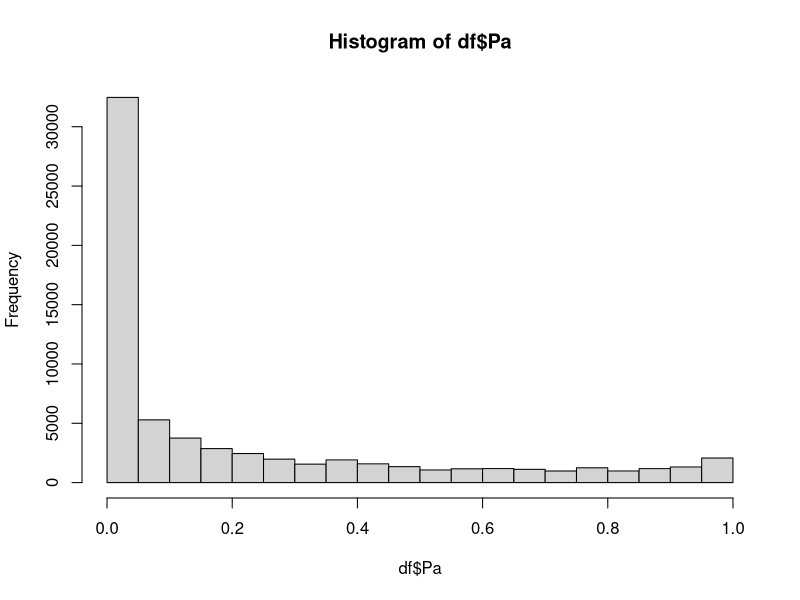
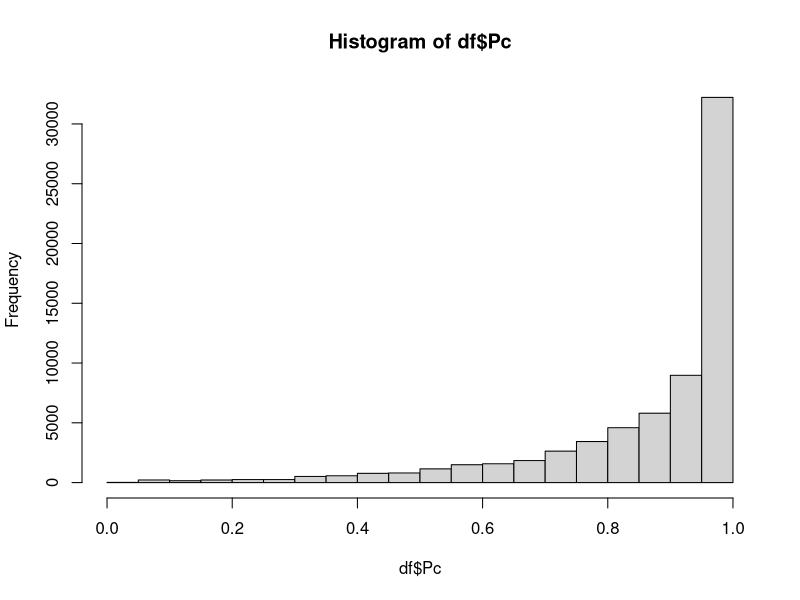

Here is the R script that generated these plots, in order: (Note: a time limit stopped this script after it produced the figures.)
## ---- chunk 1
knitr::opts_chunk$set(echo = TRUE)
## ---- chunk 2
library(dplyr)
## ---- chunk 3
N  = 450*5
T = 30
names_df <- c("id","month","NK1", "NK2to5", "kid1age", "kid2age", "YA", "edu", "LA",
              "Y", "logB", "Q","Pa", "Pc", "S", "pastD", "D")
K  = length(names_df)
df <- as.data.frame(matrix(NA,nrow = N*T,K))
names(df) <- names_df

# Set id and month
df$id <- rep(1:N,each = T)
df$month <- rep(1:T)

# Set edu and LA
df$edu <- rep(c(1,2,3),each = T)
df$LA <- rep(c(10,15,20),each = 3*T)

# Set number of kids each period
# There are five possible initial age of kidage 1: 3,6,9,12,15
# Half of the households have a newborn at the TT+1 month
# Each household has at most two kids
kid1age_initial <- rep(c(3,6,9,12,15),each = 3*3)
kid1age <- unlist(lapply(kid1age_initial, function(age) age + (0:(T-1))))
df$kid1age <- kid1age

TT = 12 # A second child is born in TT+1 month
kid2age <- c(rep(NA,T),rep(NA,TT),seq(1:(T-TT)))
df$kid2age <- kid2age



## ---- chunk 4
set.seed(1234) # set seed to ensure replicability

# Generate NK1 and NK25
df$NK1 <- (df$kid1age < 13) + ifelse(df$kid2age %in% seq(1,12),1,0)
df$NK2to5 <- (df$kid1age >= 13) + ifelse(df$kid2age %in% seq(13,48),1,0)

# Generate YA
df$YA <- pmin(df$kid1age, df$kid2age, na.rm = TRUE)

# Generate Y
df$Y <- ifelse(df$YA %in% c(1,13,25,37),1,0)


# Generate benefit 
df <- df %>%
  mutate(logB = case_when(
    NK1 == 0 & NK2to5 == 1 ~ 4.709530,
    NK1 == 1 & NK2to5 == 0 ~ 5.017260,
    NK1 == 0 & NK2to5 == 2 ~ 4.809471,
    NK1 == 1 & NK2to5 == 1 ~ 5.091703,
  ))


df$Q <- rep(rnorm(N),each = T) 
## ---- chunk 5

# Set the parameters
sigma1 <- exp(0.495)
sigma2 <- exp(-0.081)



for (i in 1:N){ # loop through all households
  di <- rep(NA,T)
  Si <- rep(NA,T)
  Pai <- rep(NA,T)
  Pci <- rep(NA,T)
  pastd <- rep(NA,T)
  
  X <- df[df$id==i,]
  
  d0 = 0 # initial condition 0
  
  # Simulate decisions sequentially
  for (t in 1:T){
    pastd[t] <- d0 # record last period decision
    
    Pai[t] <- pnorm(-3.945 + 
                   0.610*X$logB[t] 
                 - 0.755 * ifelse(X$YA[t] > 12,1,0)
                 - 0.001 * X$LA[t]
                 - 0.027 * X$edu[t] * ifelse(X$YA[t] > 12,1,0)
                 + sigma1 * X$Q[t]
                 ) # record attention probability
    
    Si[t] <- max(1-d0, d0*X$Y[t])
      
    Pci[t] <- pnorm(0.908 + 
                   0.218*X$logB[t] 
                 - 0.504 * ifelse(X$YA[t] > 12,1,0)
                 - 0.360 * Si[t]
                 + 0.010 * Si[t] * X$LA[t]
                 + 0.063 * X$edu[t] * ifelse(X$YA[t] > 12,1,0)
                 + sigma2 * X$Q[t]
                 ) # record choice probability
    
    di[t] <- rbinom(1,1,Pai[t]^(1-d0)) * rbinom(1,1,Pci[t])

    d0 <- di[t] # update the "initial condition"
  }
  
  # fill in the data for df
  df$pastD[df$id==i] <- pastd
  df$D[df$id==i] <- di
  df$Pa[df$id==i] <- Pai
  df$Pc[df$id==i] <- Pci
  df$S[df$id==i] <- Si
}

sum(df$D)/dim(df)[1]

## ---- chunk 6
hist(df$Pa,breaks = seq(0,1,0.05))
hist(df$Pc,breaks = seq(0,1,0.05))

mean(df$logB[df$D == 1])
mean(df$NK1[df$D == 1])
mean(df$YA[df$D == 1])
mean(df$edu[df$D == 1])
mean(df$LA[df$D == 1])
mean(df$Q[df$D == 1])

Q_NI <- df$Q[df$D == 1]

Q_NI0 <- df$Q[df$D == 0]
## ---- chunk 7
#set.seed(1234) # set seed to ensure replicability
#df$Q <- rep(rnorm(N),each = T) 
# Set the parameters
sigma1 <- exp(0.495)
sigma2 <- exp(-0.081)


for (i in 1:N){ # loop through all households
  di <- rep(NA,T)
  Si <- rep(NA,T)
  Pai <- rep(NA,T)
  Pci <- rep(NA,T)
  pastd <- rep(NA,T)
  
  X <- df[df$id==i,]
  
  d0 = 0 # initial condition 0
  
  # Simulate decisions sequentially
  for (t in 1:T){
    pastd[t] <- d0 # record last period decision
    
    Pai[t] <- pnorm(-3.945 + 
                   0.610*X$logB[t] 
                 - 0.755 * ifelse(X$YA[t] > 12,1,0)
                 - 0.001 * X$LA[t]
                 - 0.027 * X$edu[t] * ifelse(X$YA[t] > 12,1,0)
                 + sigma1 * X$Q[t]
                 ) # record attention probability
    
    Si[t] <- max(1-d0, d0*X$Y[t])
      
    Pci[t] <- pnorm(0.908 + 
                   0.218*X$logB[t] 
                 - 0.504 * ifelse(X$YA[t] > 12,1,0)
                 - 0.360 * Si[t]
                 + 0.010 * Si[t] * X$LA[t]
                 + 0.063 * X$edu[t] * ifelse(X$YA[t] > 12,1,0)
                 + sigma2 * X$Q[t]
                 ) # record choice probability
    
    di[t] <- rbinom(1,1,1) * rbinom(1,1,Pci[t])

    d0 <- di[t] # update the "initial condition"
  }
  
  # fill in the data for df
  df$pastD[df$id==i] <- pastd
  df$D[df$id==i] <- di
  df$Pa[df$id==i] <- Pai
  df$Pc[df$id==i] <- Pci
  df$S[df$id==i] <- Si
}

sum(df$D)/dim(df)[1]
## ---- chunk 8
mean(df$logB[df$D == 1])
mean(df$NK1[df$D == 1])
mean(df$YA[df$D == 1])
mean(df$edu[df$D == 1])
mean(df$LA[df$D == 1])
mean(df$Q[df$D == 1])
## ---- chunk 9
#set.seed(1234) # set seed to ensure replicability
# Set random effect Q
#df$Q <- rep(rnorm(N),each = T) 

# Set the parameters
sigma1 <- exp(0.495)
sigma2 <- exp(-0.081)


for (i in 1:N){ # loop through all households
  di <- rep(NA,T)
  Si <- rep(NA,T)
  Pai <- rep(NA,T)
  Pci <- rep(NA,T)
  pastd <- rep(NA,T)
  
  X <- df[df$id==i,]
  
  d0 = 0 # initial condition 0
  
  # Simulate decisions sequentially
  for (t in 1:T){
    pastd[t] <- d0 # record last period decision
    
    Pai[t] <- pnorm(-3.945 + 
                   0.610 * X$logB[t] 
                 - 0.755 * ifelse(X$YA[t] > 12,1,0)
                 - 0.001 * X$LA[t]
                 - 0.027 * X$edu[t] * ifelse(X$YA[t] > 12,1,0)
                 + sigma1 * X$Q[t]
                 ) # record attention probability
    
    Si[t] <- max(1-d0, d0*X$Y[t])
      
    Pci[t] <- pnorm(0.908 + 
                   0.218 * X$logB[t] 
                 - 0.504 * ifelse(X$YA[t] > 12,1,0)
                 - 0.360 * Si[t]
                 + 0.010 * Si[t] * X$LA[t]
                 + 0.063 * X$edu[t] * ifelse(X$YA[t] > 12,1,0)
                 + sigma2 * X$Q[t]
                 ) # record choice probability
    
    di[t] <- rbinom(1,1,Pai[t]^(1-d0)) * rbinom(1,1,1)

    d0 <- di[t] # update the "initial condition"
  }
  
  # fill in the data for df
  df$pastD[df$id==i] <- pastd
  df$D[df$id==i] <- di
  df$Pa[df$id==i] <- Pai
  df$Pc[df$id==i] <- Pci
  df$S[df$id==i] <- Si
}

sum(df$D)/dim(df)[1]

## ---- chunk 10
#set.seed(1234) # set seed to ensure replicability
# Set random effect Q
#df$Q <- rep(c(-0.5,-0.4,-0.3,-0.2,-0.1),each = 3*3*10*T) # Let's help those with low thriftiness
#df$Q <- rep(rnorm(N),each = T) 
# Set the parameters
sigma1 <- exp(0.495)
sigma2 <- exp(-0.081)


for (i in 1:N){ # loop through all households
  di <- rep(NA,T)
  Si <- rep(NA,T)
  Pai <- rep(NA,T)
  Pci <- rep(NA,T)
  pastd <- rep(NA,T)
  
  X <- df[df$id==i,]
  
  d0 = 0 # initial condition 0
  
  # Simulate decisions sequentially
  for (t in 1:T){
    pastd[t] <- d0 # record last period decision
    
    Pai[t] <- pnorm(-3.945 + 
                   0.610 * X$logB[t] 
                 - 0.755 * ifelse(X$YA[t] > 12,1,0)
                 - 0.001 * X$LA[t]
                 - 0.027 * X$edu[t] * ifelse(X$YA[t] > 12,1,0)
                 + sigma1 * X$Q[t]
                 ) # record attention probability
    
    Si[t] <- max(1-d0, d0*X$Y[t])
      
    Pci[t] <- pnorm(0.908 + 
                   0.218 * X$logB[t] 
                 - 0.504 * ifelse(X$YA[t] > 12,1,0)
                 - 0.360 * Si[t]
                 + 0.010 * Si[t] * X$LA[t]
                 + 0.063 * X$edu[t] * ifelse(X$YA[t] > 12,1,0)
                 + sigma2 * X$Q[t]
                 ) # record choice probability
    
    
  # attention raising policy intervention
    if (t >= 2){ # The intervention will only be triggered when a household exits WIC
      if (X$pastD[t-1] == 1 & X$pastD[t] == 0){
        # print(c(i,t,Pai[t]))
        Pai[t] <- min(Pai[t] + 0.3,1) # attention raise by 30%
        di[t] <- rbinom(1,1,Pai[t]) * rbinom(1,1,Pci[t]) 
        #print(c(i,t,Pai[t]))
      } else {
        di[t] <- rbinom(1,1,Pai[t]^(1-d0)) * rbinom(1,1,Pci[t])
      }
    } else {
      di[t] <- rbinom(1,1,Pai[t]^(1-d0)) * rbinom(1,1,Pci[t])
    }
    
    d0 <- di[t] # update the "initial condition"
    
  } 
  
  # fill in the data for df
  df$pastD[df$id==i] <- pastd
  df$D[df$id==i] <- di
  df$Pa[df$id==i] <- Pai
  df$Pc[df$id==i] <- Pci
  df$S[df$id==i] <- Si
}

sum(df$D)/dim(df)[1]
## ---- chunk 11
hist(df$Pa,breaks = seq(0,1,0.05))
hist(df$Pc,breaks = seq(0,1,0.05))

mean(df$logB[df$D == 1])
mean(df$NK1[df$D == 1])
mean(df$YA[df$D == 1])
mean(df$edu[df$D == 1])
mean(df$LA[df$D == 1])
mean(df$Q[df$D == 1])

Q_AR <- df$Q[df$D == 1]
## ---- chunk 12
#set.seed(1234) # set seed to ensure replicability
# Set random effect Q
#df$Q <- rep(c(-0.5,-0.4,-0.3,-0.2,-0.1),each = 3*3*10*T) # Let's help those with low thriftiness
#df$Q <- rep(rnorm(N),each = T) 

# Set the parameters
sigma1 <- exp(0.495)
sigma2 <- exp(-0.081)


for (i in 1:N){ # loop through all households
  set.seed(1234) # set seed to ensure replicability
  di <- rep(NA,T)
  Si <- rep(NA,T)
  Pai <- rep(NA,T)
  Pci <- rep(NA,T)
  pastd <- rep(NA,T)
  
  X <- df[df$id==i,]
  
  d0 = 0 # initial condition 0
  
  # Simulate decisions sequentially
  for (t in 1:T){
    pastd[t] <- d0 # record last period decision
    
    Pai[t] <- pnorm(-3.945 + 
                   0.610 * X$logB[t] 
                 - 0.755 * ifelse(X$YA[t] > 12,1,0)
                 - 0.001 * X$LA[t]
                 - 0.027 * X$edu[t] * ifelse(X$YA[t] > 12,1,0)
                 + sigma1 * X$Q[t]
                 ) # record attention probability
    
    Si[t] <- max(1-d0, d0*X$Y[t])
      
    Pci[t] <- pnorm(0.908 + 
                   0.218 * X$logB[t] 
                 - 0.504 * ifelse(X$YA[t] > 12,1,0)
                 - 0.360 * Si[t]
                 + 0.010 * Si[t] * X$LA[t]
                 + 0.063 * X$edu[t] * ifelse(X$YA[t] > 12,1,0)
                 + sigma2 * X$Q[t]
                 ) # record choice probability
    
    
  # choice inducing policy intervention
    if (X$pastD[t] == 1 & X$YA[t] >= 1 & X$YA[t] <= 30){ 
      # The intervention will only be triggered when the household is in the program AND
      # YA is between the 1 to 30 month
      Pci[t] <- min(Pci[t] + 0.01,1) # choice raise by 3%
      di[t] <- rbinom(1,1,Pai[t]^(1-d0)) * rbinom(1,1,Pci[t])
      # print(c(i,t))
    } else {
      di[t] <- rbinom(1,1,Pai[t]^(1-d0)) * rbinom(1,1,Pci[t])
    }
    
    d0 <- di[t] # update the "initial condition"
  } 
  
  # fill in the data for df
  df$pastD[df$id==i] <- pastd
  df$D[df$id==i] <- di
  df$Pa[df$id==i] <- Pai
  df$Pc[df$id==i] <- Pci
  df$S[df$id==i] <- Si
}

sum(df$D)/dim(df)[1]


## ---- chunk 13
hist(df$Pa,breaks = seq(0,1,0.05))
hist(df$Pc,breaks = seq(0,1,0.05))

mean(df$logB[df$D == 1])
mean(df$NK1[df$D == 1])
mean(df$YA[df$D == 1])
mean(df$edu[df$D == 1])
mean(df$LA[df$D == 1])
mean(df$Q[df$D == 1])

Q_CI <- df$Q[df$D == 1]
## ---- chunk 14
library(ggplot2)


ggplot(Q_all, aes(x = Q, color = Group)) +
  geom_density(linewidth = 1.5) +
  scale_color_manual(
    values = c("NI" = "gray", "AR" = "blue", "CI" = "red"),
    name = ""
  ) +
  labs(x = "Random effect Q", y = "Density") +
  theme_minimal(base_size = 20) +
  theme(
    legend.position = 'top',
    legend.key = element_blank(),  # Remove legend key background
    legend.spacing.x = unit(0.5, 'cm')  # Add space between legend items
  ) +
  guides(color = guide_legend(
    override.aes = list(
      linetype = 1.5,
      shape = 1,         # Absolutely no shapes
      linewidth = 1,      # Line thickness
      fill = NA,          # No fill
      alpha = 1,          # No transparency
      colour = c("blue", "red", "gray")  # Explicit colors
    ),
    keywidth = unit(1, "cm")  # Lengthen the legend lines
  ))

## ---- chunk 15
# Define color scheme
cols <- c("NI" = "gray", "AR" = "blue", "CI" = "red")

# Create combined dataframe (ordered by desired appearance)
plot_data <- rbind(
  data.frame(Q = Q_NI, Group = "NI"),
  data.frame(Q = Q_AR, Group = "AR"),
  data.frame(Q = Q_CI, Group = "CI")
)

# Base plot setup
base_plot <- ggplot() +
  scale_color_manual(values = cols) +
  labs(x = "Random effect Q", y = "Density") +
  theme_minimal(base_size = 20) +
  xlim(-2, 3.5) + ylim(0, 0.8) +
  theme(legend.position = "none")

# Build plots with explicit layer order
p2 <- base_plot +
  geom_density(
    data = subset(plot_data, Group == "NI"),
    aes(x = Q, color = Group),
    linewidth = 1.5
  )

p3 <- base_plot +
  geom_density(
    data = subset(plot_data, Group == "NI"),
    aes(x = Q, color = Group),
    linewidth = 1.5
  ) +
  geom_density(
    data = subset(plot_data, Group == "AR"),
    aes(x = Q, color = Group),
    linewidth = 1.5
  )

p4 <- base_plot +
  geom_density(
    data = subset(plot_data, Group == "NI"),
    aes(x = Q, color = Group),
    linewidth = 1.5
  ) +
  geom_density(
    data = subset(plot_data, Group == "AR"),
    aes(x = Q, color = Group),
    linewidth = 1.5
  ) +
  geom_density(
    data = subset(plot_data, Group == "CI"),
    aes(x = Q, color = Group),
    linewidth = 1.5
  )

p2
p3
p4

# # Display plots
# (p1 | p2) / (p3 | p4)
## ---- chunk 16
#set.seed(1234) # set seed to ensure replicability
#df$Q <- rep(rnorm(N),each = T) 
# Set the parameters
sigma1 <- exp(0.495)
sigma2 <- exp(-0.081)


for (i in 1:N){ # loop through all households
  di <- rep(NA,T)
  Si <- rep(NA,T)
  Pai <- rep(NA,T)
  Pci <- rep(NA,T)
  pastd <- rep(NA,T)
  
  X <- df[df$id==i,]
  
  d0 = 0 # initial condition 0
  
  # Simulate decisions sequentially
  for (t in 1:T){
    pastd[t] <- d0 # record last period decision
    
    Pai[t] <- pnorm(-3.945 + 
                   0.610 * X$logB[t] 
                 - 0.755 * ifelse(X$YA[t] > 12,1,0)
                 - 0.001 * X$LA[t]
                 - 0.027 * X$edu[t] * ifelse(X$YA[t] > 12,1,0)
                 + sigma1 * X$Q[t]
                 ) # record attention probability
    
    Si[t] <- max(1-d0, d0*X$Y[t])
      
    Pci[t] <- pnorm(0.908 + 
                   0.218*X$logB[t] 
                 - 0.504 * ifelse(X$YA[t] > 12,1,0)
                 - 0.360 * Si[t]
                 + 0.010 * Si[t] * X$LA[t]
                 + 0.063 * X$edu[t] * ifelse(X$YA[t] > 12,1,0)
                 + sigma2 * X$Q[t]
                 ) # record choice probability
    
    # intervene when the household has never participated before
    if(t == 1){
      Pai[t] <- Pai[t] + 0.3
      di[t] <- rbinom(1,1,min(Pai[t],1)) * rbinom(1,1,Pci[t])
    } else {
      di[t] <- rbinom(1,1,Pai[t]^(1-d0)) * rbinom(1,1,Pci[t])
    }

    d0 <- di[t] # update the "initial condition"
  }
  
  # fill in the data for df
  df$pastD[df$id==i] <- pastd
  df$D[df$id==i] <- di
  df$Pa[df$id==i] <- Pai
  df$Pc[df$id==i] <- Pci
  df$S[df$id==i] <- Si
}

sum(df$D)/dim(df)[1]
## ---- chunk 17
# hist(df$Pa,breaks = seq(0,1,0.05))
# hist(df$Pc,breaks = seq(0,1,0.05))

mean(df$logB[df$D == 1])
mean(df$NK1[df$D == 1])
mean(df$YA[df$D == 1])
mean(df$edu[df$D == 1])
mean(df$LA[df$D == 1])
mean(df$Q[df$D == 1])

Q_FN0 <- df$Q[df$D == 0]
## ---- chunk 18
# Define color scheme
cols <- c("NI0" = "gray", "FN0" = "red")

# Create combined dataframe (ordered by desired appearance)
plot_data0 <- rbind(
  data.frame(Q = Q_NI0, Group = "NI0"),
  data.frame(Q = Q_FN0, Group = "FN0")
)

# Base plot setup
base_plot <- ggplot() +
  scale_color_manual(values = cols) +
  labs(x = "Random effect Q", y = "Density") +
  theme_minimal(base_size = 20) +
  xlim(-3.5, 2) + ylim(0, 0.8) +
  theme(legend.position = "none")

p0 <- base_plot +
  geom_density(
    data = subset(plot_data0, Group == "NI0"),
    aes(x = Q, color = Group),
    linewidth = 1.5
  ) +
  geom_density(
    data = subset(plot_data0, Group == "FN0"),
    aes(x = Q, color = Group),
    linewidth = 1.5
  )

p0
